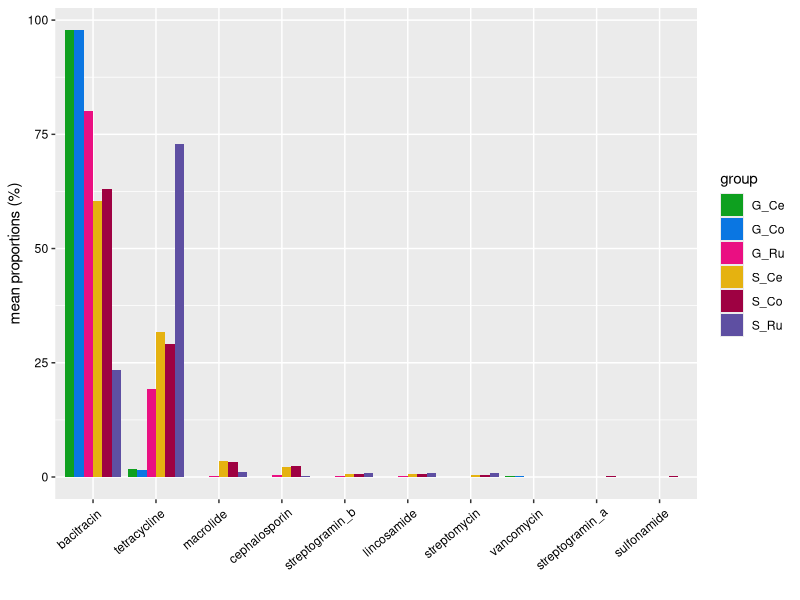
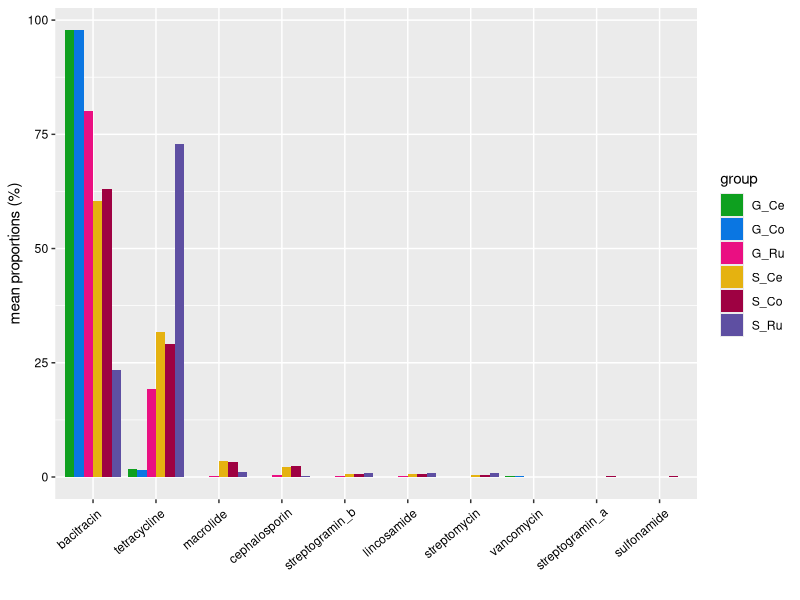

Recreate these plots in R, in order.
library(reshape2)
library(ggplot2)


datadf <- read.table("./data/kru_H_result.xls")
datadf$ardb <- rownames(datadf)

datadf <- datadf[0:10,]

meltdatadf <- melt(datadf)
meanmusk <- meltdatadf$variable %in% grep("mean", meltdatadf$variable, value=TRUE)
sdmusk <- meltdatadf$variable %in% grep("sd", meltdatadf$variable, value=TRUE)


meandf <- subset(meltdatadf, meanmusk)
sddf <- subset(meltdatadf, sdmusk)

plotdata <- meandf
plotdata$sd <- sddf$value
colnames(plotdata) <- c("ardb", "organ", "mean", "sd")
plotdata$group <- substring(plotdata$organ, 1, 4)


ggplot(plotdata, aes(
  factor(ardb, levels = datadf$ardb), 
  mean, 
  fill = group)) + 
  geom_col(position = position_dodge()) +
  theme(
    axis.text = element_text(colour = "black"),
    axis.text.x = element_text(hjust = 0.9, vjust = 0.9, angle = 40)
  ) + 
  scale_fill_manual(values = 
                       colorRampPalette(
                         #colors = c("#599D75", "#4172AF", "#D49F35", "#D49F35")
                         colors = c("#0EA01F", "#0A76E2", "#EA0F82", "#E5B210", "#9E0142", "#5E4FA2")
                       )(6)) +
  labs(x="", y = "mean proportions (%)")
  #scale_x_discrete(labels = datadf$ardb) +
  #coord_flip()
ggsave("ardb.pdf", width = 10, height = 5)

